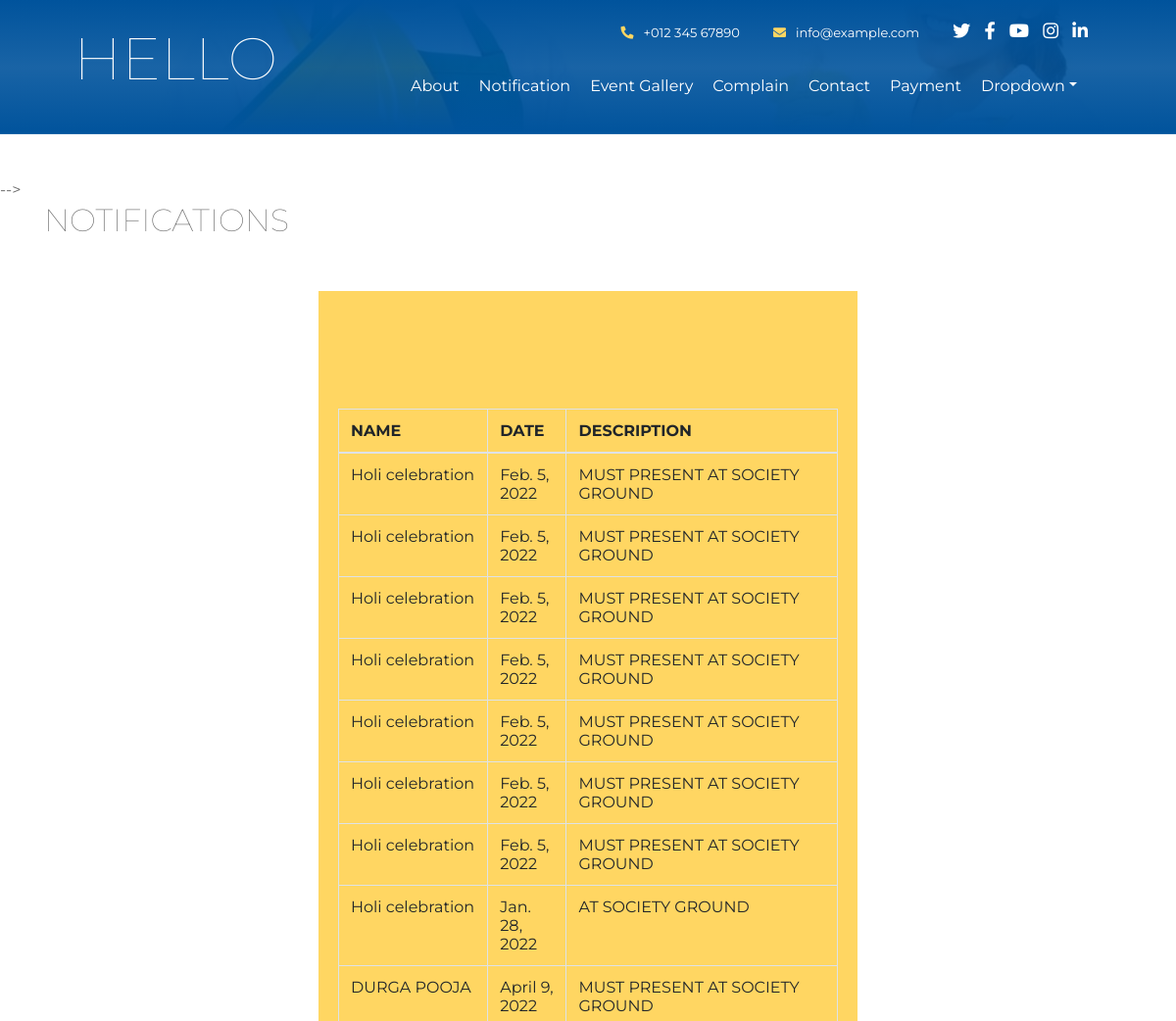
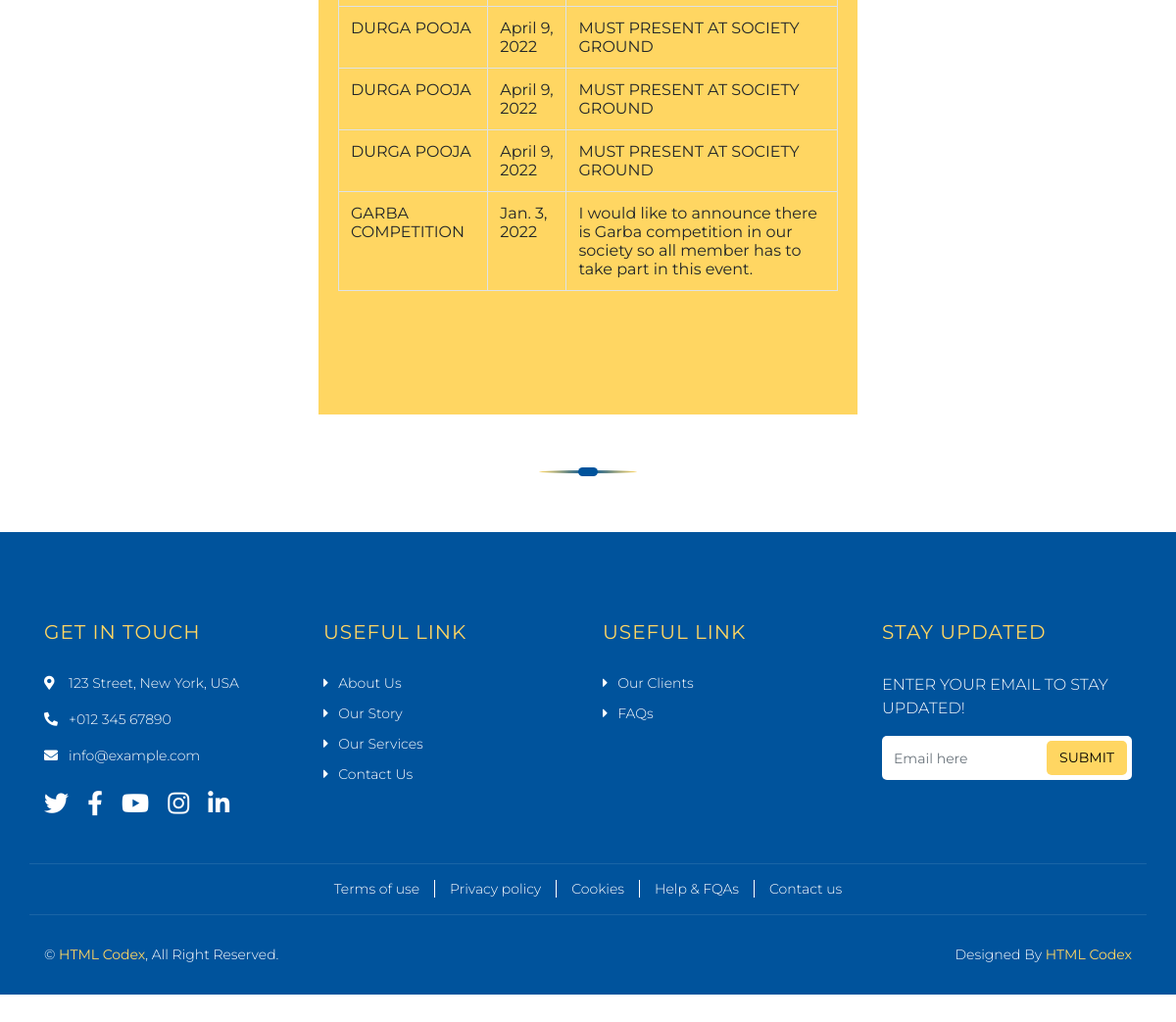
/note/ (signed in), run on the app's committed database (2 pictures, top to bottom).
### myapp/models.py (models this page shows, shortened)
class Notifications(models.Model):
    name= models.CharField(max_length=50)
    date=models.DateField()
    disc=models.TextField(max_length=150)

### memberapp/views.py (the view)
# urls.py: path('note/',views.note,name='note'),
def note(request):
    s=m.Notifications.objects.all()[::-1]
    return render(request,'note.html',{'s':s})

### memberapp/templates/note.html (shortened to what this page needs)
{% extends 'headers.html' %}
{% load static %}
{% block content %}
<!DOCTYPE html>
<html lang="en">
  <head>
    <link
      href="https://stackpath.bootstrapcdn.com/bootstrap/4.4.1/css/bootstrap.min.css"
      rel="stylesheet"
    />
    <link
      href="https://cdnjs.cloudflare.com/ajax/libs/font-awesome/5.10.0/css/all.min.css"
      rel="stylesheet"
    />
    <link
      href="{% static 'lib/owlcarousel/assets/owl.carousel.min.css' %}"
      rel="stylesheet"
    />
    <link
      href="{% static 'lib/lightbox/css/lightbox.min.css' %}"
      rel="stylesheet"
    />
    <link href="{% static 'css/style.css' %}" rel="stylesheet" /> -->
  </head>
  <body>
    <div class="wrapper">
        <div class="container">
          <div class="row">
            <div class="col-12">
              <h2>NOTIFICATIONS</h2>
            </div>
          </div>
        </div>
      </div>
      <div class="contact">
        <div class="section-header">
      <div class="page-header">
          <div class="card-body">
            <div class="table-responsive">
              <table
                class="table table-bordered"
                id="dataTable"
                width="100%"
                cellspacing="0"
              >
                <thead>
                  <tr>
                    <th>NAME</th>
                    <th>DATE </th>
                    <th>DESCRIPTION</th>
                  </tr>
                  </div>
                <tbody>
                  {% for two in s %}
                    <tr>
                        <td>{{two.name}}</td>
                        <td>{{two.date}}</td>
                        <td>{{two.disc}}</td>
                    </tr>
                    {% endfor %}
                </tbody>
            </div>
          </div>
        </div>
      </div>
    </body>
    </html>
{% endblock %}

### memberapp/static/css/style.css (style rules this page uses)
body { color: #666666; background: #ffffff; font-family: 'Montserrat', sans-serif; font-weight: 400; }
h1, h2, h3, h4, h5, h6 { font-weight: 100; }
.wrapper { position: relative; width: 100%; margin: 0 auto; background: #ffffff; }
.page-header { position: relative; margin-bottom: 45px; padding: 90px 0; text-align: center; background: #FFD662; }
.section-header { position: relative; width: 100%; max-width: 550px; text-align: center; margin: 0 auto; margin-bottom: 60px; padding-bottom: 15px; }
.section-header::before { position: absolute; content: ""; width: 100px; height: 3px; left: calc(50% - 50px); bottom: 0; background: linear-gradient(to left, #FFD662, #00539C, #FFD662); border-radius: 100%; }
.section-header::after { position: absolute; content: ""; width: 20px; height: 9px; left: calc(50% - 10px); bottom: -3px; background: #00539C; border-radius: 5px; }
.contact { position: relative; width: 100%; padding: 45px 0; }

### data on the page
Notifications: name "Holi celebration", date "Feb. 5, 2022", disc "MUST PRESENT AT SOCIETY GROUND"
Notifications: name "Holi celebration", date "Feb. 5, 2022", disc "MUST PRESENT AT SOCIETY GROUND"
Notifications: name "Holi celebration", date "Feb. 5, 2022", disc "MUST PRESENT AT SOCIETY GROUND"
Notifications: name "Holi celebration", date "Feb. 5, 2022", disc "MUST PRESENT AT SOCIETY GROUND"
Notifications: name "Holi celebration", date "Feb. 5, 2022", disc "MUST PRESENT AT SOCIETY GROUND"
Notifications: name "Holi celebration", date "Feb. 5, 2022", disc "MUST PRESENT AT SOCIETY GROUND"
Notifications: name "Holi celebration", date "Feb. 5, 2022", disc "MUST PRESENT AT SOCIETY GROUND"
Notifications: name "Holi celebration", date "Jan. 28, 2022", disc "AT SOCIETY GROUND"
Notifications: name "DURGA POOJA", date "April 9, 2022", disc "MUST PRESENT AT SOCIETY GROUND"
Notifications: name "DURGA POOJA", date "April 9, 2022", disc "MUST PRESENT AT SOCIETY GROUND"
Notifications: name "DURGA POOJA", date "April 9, 2022", disc "MUST PRESENT AT SOCIETY GROUND"
Notifications: name "DURGA POOJA", date "April 9, 2022", disc "MUST PRESENT AT SOCIETY GROUND"
Notifications: name "GARBA COMPETITION", date "Jan. 3, 2022", disc "I would like to announce there is Garba competition in our society so all member has to take part in this event."
